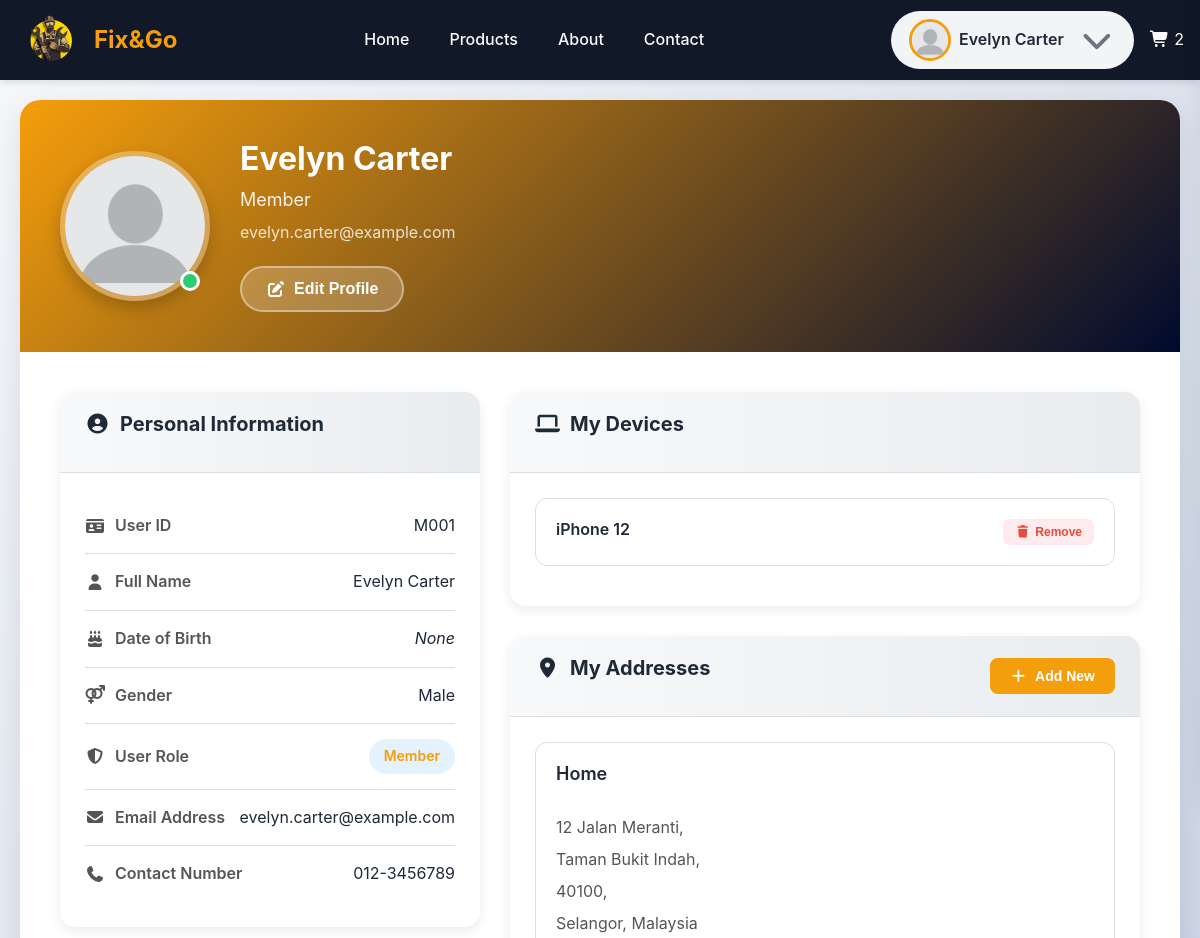
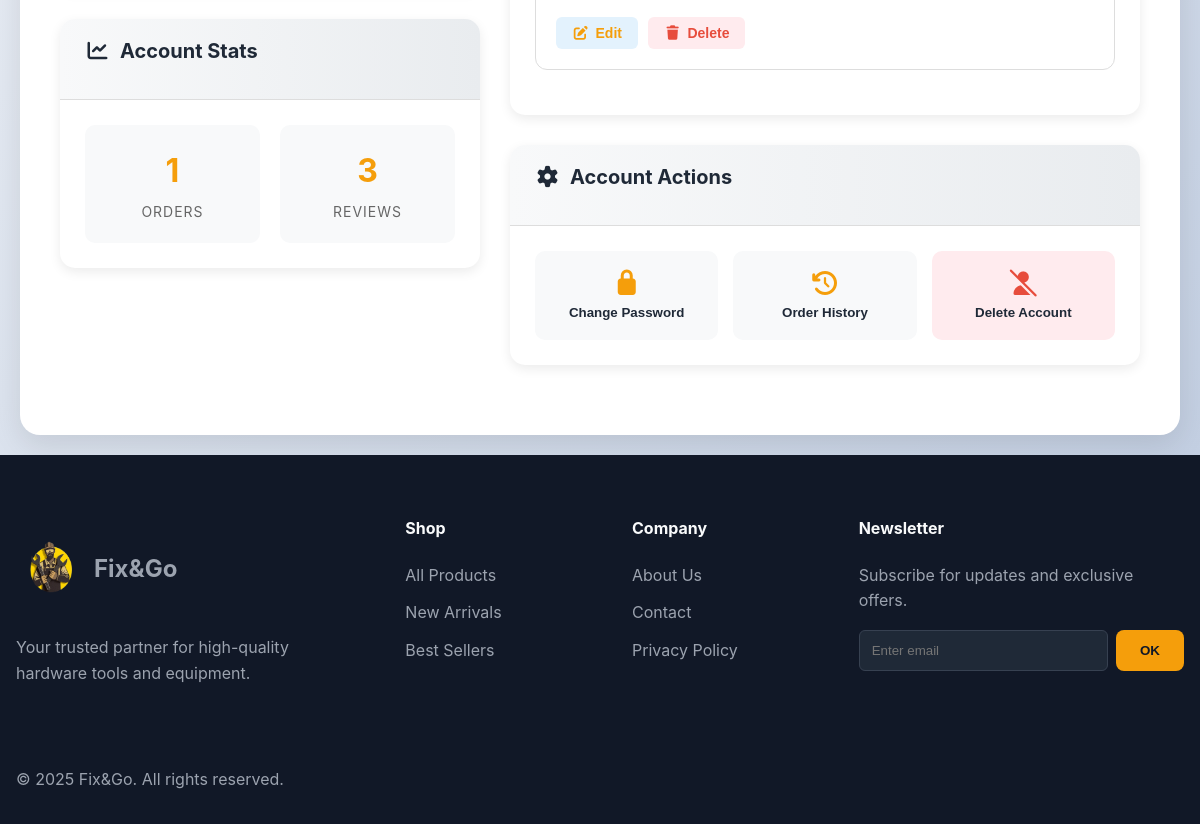
The page /pages/member/profile.php (signed in) on the database its author committed (2 pictures, top to bottom).
### tables this page shows
CREATE TABLE `userprofile` (
    `user_id` varchar(12) NOT NULL,
    `dob` date DEFAULT NULL,
    `contact_num` varchar(20) DEFAULT NULL,
    `gender` enum('Male', 'Female') DEFAULT NULL
);

CREATE TABLE `userdevices` (
    `mac_address` varchar(17) NOT NULL,
    `device_name` varchar(100) DEFAULT NULL,
    `user_id` varchar(12) NOT NULL
);

CREATE TABLE `address` (
    `address_id` int(11) NOT NULL,
    `address_name` varchar(20) NOT NULL DEFAULT 'Home',
    `user_id` varchar(12) NOT NULL,
    `address_one` varchar(255) NOT NULL,
    `address_two` varchar(255) DEFAULT NULL,
    `address_three` varchar(255) DEFAULT NULL,
    `state` varchar(50) NOT NULL,
    `post_code` varchar(5) NOT NULL,
    `country` varchar(40) NOT NULL DEFAULT 'Malaysia'
);

### _base.php (called while the page is built, shortened)
<?php
$rootDir = 'http://' . $_SERVER['HTTP_HOST'];
$pathPrefix = (strpos($_SERVER['SCRIPT_NAME'], '/FixAndGo_Web') === 0) ? '/FixAndGo_Web' : '';
function temp($key, $value = null)
{
    if ($value !== null) {
        $_SESSION["temp_$key"] = $value;
    } else {
        $value = $_SESSION["temp_$key"] ?? null;
        return $value;
    }
}
$host = 'localhost';
$username = 'root';
$password = '';
$dbname = 'fixandgo_db';
try {
    $_db = new PDO("mysql:host=$host;dbname=$dbname", $username, $password, [
        PDO::ATTR_DEFAULT_FETCH_MODE => PDO::FETCH_OBJ,
        PDO::ATTR_EMULATE_PREPARES   => false,
    ]);
} catch (PDOException $err) {
    die("Connection failed: " . $err->getMessage());
}
function getUserProfilePicture($userId)
{
    global $_db;
    global $pathPrefix;
    $defaultPath = $pathPrefix . "/images/profile/default_profile_picture.webp";
    try {
        $stmt = $_db->prepare("SELECT file_path FROM profilepicture WHERE user_id = ?");
        $stmt->execute([$userId]);
        $result = $stmt->fetch();
        if ($result && isset($result->file_path) && !empty($result->file_path)) {
            $filePath = $result->file_path;
            if (substr($filePath, 0, 1) !== '/') {
                $filePath = '/' . $filePath;
            }
            return $filePath;
        }
    } catch (Exception $e) {
        error_log("Profile picture error for user $userId: " . $e->getMessage());
    }
    return $defaultPath;
}

### DAO/profile_dao.php (called while the page is built, shortened)
<?php
function getAddressesByUserId($user_id)
{
    global $_db;
    $stmt = $_db->prepare("SELECT * FROM address WHERE user_id = ? ORDER BY address_id DESC");
    $stmt->execute([$user_id]);
    return $stmt->fetchAll();
}
function getUserProfileDetails($user_id){
    global $_db;
    $stmt = $_db->prepare("SELECT * FROM UserProfile WHERE user_id = ?");
    $stmt->execute([$user_id]);
    return $stmt->fetch();
}
function getUserDevices($id){
    global $_db;
    $stmt = $_db->prepare("SELECT * FROM UserDevices WHERE user_id = ?");
    $stmt->execute([$id]);
    return $stmt->fetchAll();
}
function countOrdersById($id){
    global $_db;
    $stmt = $_db->prepare("SELECT COUNT(order_id) AS num FROM ORDERS
                           WHERE user_id = ?");
    $stmt->execute([$id]);
    return $stmt->fetch()->num;
}
function countReviewById($id){
    global $_db;
    $stmt = $_db->prepare("SELECT COUNT(review_id) AS num FROM REVIEW WHERE user_id = ?");
    $stmt->execute([$id]);
    return $stmt->fetch()->num;
}

### pages/member/profile.php (the view, shortened to what this page needs)
<?php
require "../../_base.php";
include "../../_head.php";
require "../../dao/profile_dao.php";
$user_id = temp('USER_ID');
$user_name = temp('USER_NAME');
$user_role = temp('USER_ROLE');
$user_email = temp('EMAIL');
$user_profile = getUserProfileDetails($user_id);
$user_devices = getUserDevices($user_id);
$addresses = getAddressesByUserId($user_id);
?>
<link rel="stylesheet" href="<?= $rootDir ?>/css/profile.css">
<main>
    <div class="profile-container">
        <div class="profile-header">
            <div class="profile-picture-section">
                <div class="profile-picture-container">
                    <img src="<?= getUserProfilePicture($user_id) ?>"
                        alt="Profile Picture" class="profile-picture1">
                    <div class="profile-status online"></div>
                </div>
                <div class="profile-info">
                    <h1 class="profile-name"><?= htmlspecialchars($user_name) ?></h1>
                    <p class="profile-role"><?= htmlspecialchars($user_role) ?></p>
                    <p class="profile-email"><?= htmlspecialchars($user_email) ?></p>
                    <button class="edit-profile-btn">
                        <i class="fas fa-edit"></i> Edit Profile
                    </button>
                </div>
            </div>
        </div>
        <div class="profile-content">
            <div class="left-column">
                <div class="info-card">
                    <div class="card-header">
                        <h2><i class="fas fa-user-circle"></i> Personal Information</h2>
                    </div>
                    <div class="card-body">
                        <div class="info-row">
                            <div class="info-label">
                                <i class="fas fa-id-card"></i>
                                User ID
                            </div>
                            <div class="info-value"><?= htmlspecialchars($user_id) ?></div>
                        </div>
                        <div class="info-row">
                            <div class="info-label">
                                <i class="fas fa-user"></i>
                                Full Name
                            </div>
                            <div class="info-value"><?= htmlspecialchars($user_name) ?></div>
                        </div>
                        <div class="info-row">
                            <div class="info-label">
                                <i class="fas fa-birthday-cake"></i>
                                Date of Birth
                            </div>
                            <div class="info-value"><?= $user_profile->dob ?? '<i>None</i>' ?>
                            </div>
                        </div>
                        <div class="info-row">
                            <div class="info-label">
                                <i class="fas fa-venus-mars"></i>
                                Gender
                            </div>
                            <div class="info-value"><?= $user_profile->gender ?? '<i>None</i>' ?></div>
                        </div>
                        <div class="info-row">
                            <div class="info-label">
                                <i class="fas fa-shield-alt"></i>
                                User Role
                            </div>
                            <div class="info-value">
                                <span class="role-badge customer"><?= htmlspecialchars($user_role) ?></span>
                            </div>
                        </div>
                        <div class="info-row">
                            <div class="info-label">
                                <i class="fas fa-envelope"></i>
                                Email Address
                            </div>
                            <div class="info-value"><?= htmlspecialchars($user_email) ?></div>
                        </div>
                        <div class="info-row">
                            <div class="info-label">
                                <i class="fas fa-phone"></i>
                                Contact Number
                            </div>
                            <div class="info-value"><?= $user_profile->contact_num ?? '<i>None</i>' ?></div>
                        </div>
                    </div>
                </div>
                <div class="info-card">
                    <div class="card-header">
                        <h2><i class="fas fa-chart-line"></i> Account Stats</h2>
                    </div>
                    <div class="card-body">
                        <div class="stats-grid">
                            <div class="stat-item">
                                <div class="stat-number"><?= countOrdersById($user_id) ?></div>
                                <div class="stat-label">Orders</div>
                            </div>
                            <div class="stat-item">
                                <div class="stat-number"><?= countReviewById($user_id) ?></div>
                                <div class="stat-label">Reviews</div>
                            </div>
                        </div>
                    </div>
                </div>
            </div>
            <div class="right-column">
                <div class="info-card">
                    <div class="card-header">
                        <h2><i class="fas fa-laptop"></i> My Devices</h2>
                    </div>
                    <div class="card-body">
                        <?php foreach($user_devices as $key => $value): ?>
                        <div class="device-card">
                            <div class="device-info">
                                <div class="device-details">
                                    <h3><?= $value->device_name ?></h3>
                                </div>
                            </div>
                            <div class="device-meta">
                                <button class="device-action remove">
                                    <i class="fas fa-trash"></i> Remove
                                </button>
                            </div>
                        </div>
                        <?php endforeach ?>
                    </div>
                </div>
                <div class="info-card">
                    <div class="card-header">
                        <h2><i class="fas fa-map-marker-alt"></i> My Addresses</h2>
                        <button class="add-address-btn">
                            <i class="fas fa-plus"></i> Add New
                        </button>
                    </div>
                    <div class="card-body">
                        <?php foreach($addresses as $key => $value) : ?>
                        <div class="address-card">
                            <div class="address-header">
                                <h3><?= $value->address_name ?></h3>
                            </div>
                            <div class="address-content">
                                <p><?= $value->address_one ? $value->address_one . ',' : '<i>None</i>'?></p>
                                <p><?= $value->address_two ? $value->address_two . ',' : '' ?></p>
                                <p><?= $value->address_three ? $value->address_three . ', ' : '' ?><?= $value->post_code . ','?></p>
                                <p><?= $value->state ?>, <?= $value->country ?></p>
                            </div>
                            <div class="address-actions">
                                <button class="action-btn edit">
                                    <i class="fas fa-edit"></i> Edit
                                </button>
                                <button class="action-btn delete">
                                    <i class="fas fa-trash"></i> Delete
                                </button>
                            </div>
                        </div>
                        <?php endforeach ?>
                    </div>
                </div>
                <div class="info-card">
                    <div class="card-header">
                        <h2><i class="fas fa-cog"></i> Account Actions</h2>
                    </div>
                    <div class="card-body">
                        <div class="action-grid">
                            <button class="action-card">
                                <i class="fas fa-lock"></i>
                                <span>Change Password</span>
                            </button>
                            <button class="action-card">
                                <i class="fas fa-history"></i>
                                <span>Order History</span>
                            </button>
                            <button class="action-card danger">
                                <i class="fas fa-user-slash"></i>
                                <span>Delete Account</span>
                            </button>
                        </div>
                    </div>
                </div>
            </div>
        </div>
    </div>
</main>
<?php
include "../../_foot.php";

### rows shown on the page
userprofile: dob "None", gender "Male", contact_num "012-3456789"
userdevices: device_name "iPhone 12"
address: address_name "Home", address_one "12 Jalan Meranti", address_two "Taman Bukit Indah", post_code "40100", state "Selangor", country "Malaysia"

### other values the page prints
temp('USER_NAME') "Evelyn Carter"
$user_name "Evelyn Carter"
$user_role "Member"
$user_email "evelyn.carter@example.com"
$user_id "M001"
countOrdersById($user_id) "1"
countReviewById($user_id) "3"
